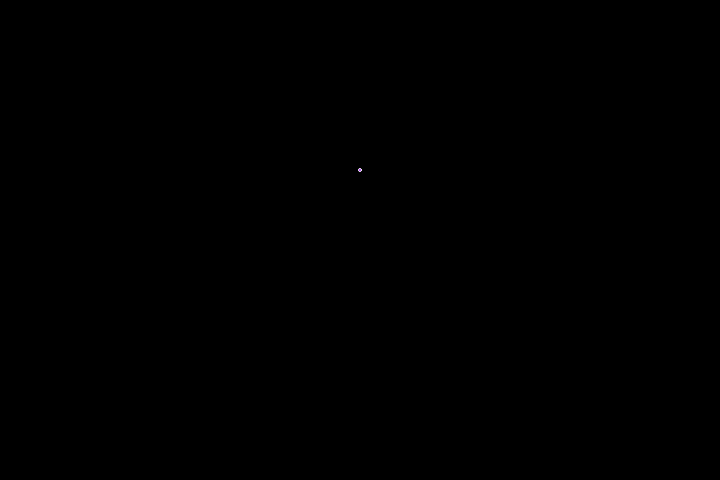
Frame 1 (no input)
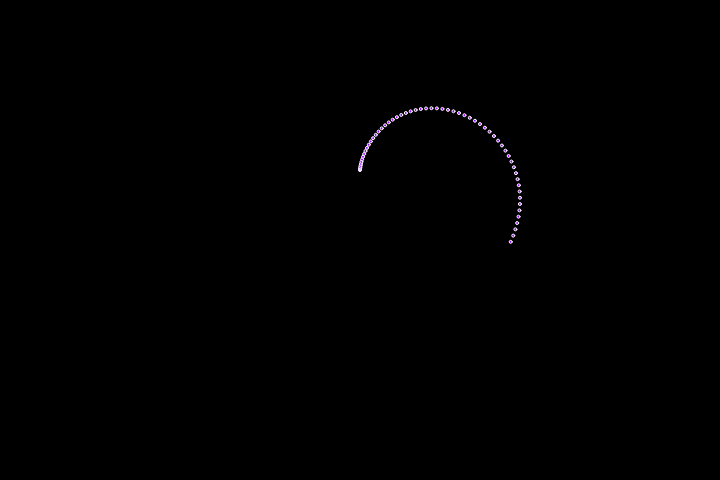
Frame 60 (no input)
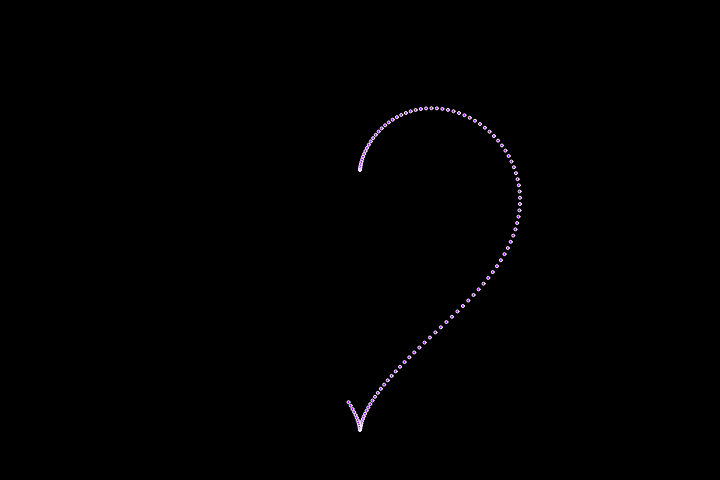
Frame 120 (the mouse pressed at the canvas centre since frame 60)

The p5.js sketch that drew these frames (run headless with seeded random() and noise() and a simulated clock; from frame 60 on, the mouse is pressed at the canvas centre):

// p5.js sketch
// ── sketch.js
let x, y;
let a = 0;
// let heart = createVector(300, 300);
let heartx = [];
let hearty = [];
function setup()
{
    createCanvas(720, 480);
}
function draw()
{
    background(0);
    translate(width/2, height/2);
    // fill(255, 255,0);
    drawHeart();
    // translate(width/2, height-100);
    // drawHeart();
    // drawHeart();
    // setTimeout(drawHeart, 1000);
    
    // console.log(heartx, hearty);
}

function drawHeart()
{
    let r = 10;
    x = r *  16 * pow(sin(a), 3);
    y = -r * (15 * cos(a) - 5 * cos(2 * a) - 2 * cos(3 * a) - cos(4 * a));
    heartx.push(x);
    hearty.push(y);
    fill(150, 0, 255);
    stroke(255);
    beginShape();
    for(let i =0;i<=heartx.length; i+=1)
    {
        ellipse(heartx[i], hearty[i], 3);
    }
    endShape();
    a += 0.03;
}
